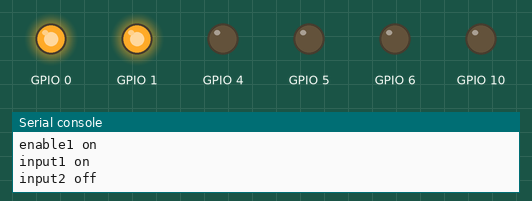
Bench run of a program on a simulated ESP32 board running MicroPython. Shown: output pins drawn as LEDs (lit = HIGH), the last lines printed to the serial console. At 8.0 s the program stops and its outputs stay as they are.

Above: at 0.1 s.
At 2.1 s:
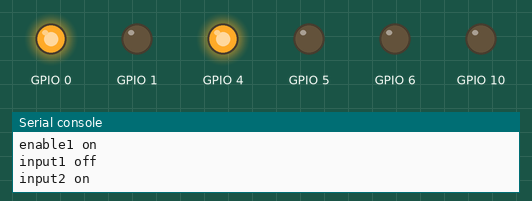
At 4.1 s:
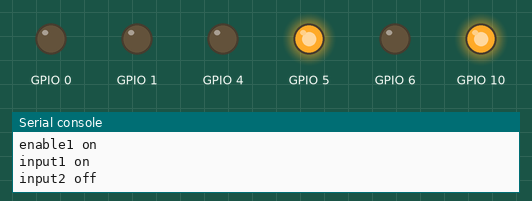
At 6.1 s:
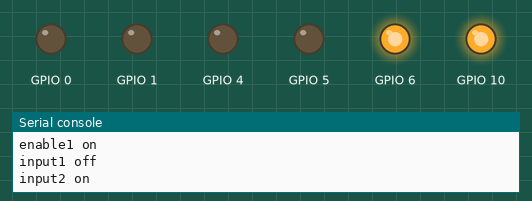
At 8.1 s:
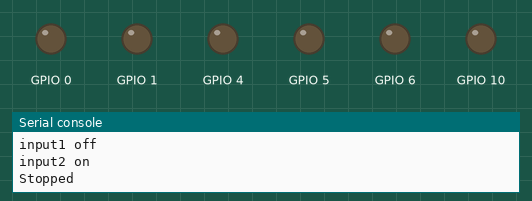
Timing chart, 0 to 9.5 s (numbered marks = the images above):
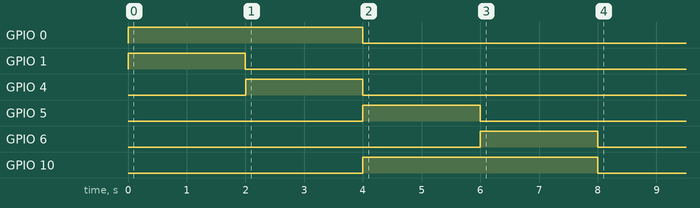

Measured:
- by itself, GPIO 0: LOW → HIGH at 0.00 s, → LOW 4.0 s later
- by itself, GPIO 1: LOW → HIGH at 0.00 s, → LOW 2.0 s later
- by itself, GPIO 4: LOW → HIGH at 2.0 s, → LOW 2.0 s later
- by itself, GPIO 5: LOW → HIGH at 4.0 s, → LOW 2.0 s later
- by itself, GPIO 6: LOW → HIGH at 6.0 s, → LOW 2.0 s later
- by itself, GPIO 10: LOW → HIGH at 4.0 s, → LOW 4.0 s later

The program:

dual_motor.py
```python
from machine import Pin as gpio, PWM
import time

class Motor():

    def __init__(self, enable_pin, in1_pin, in2_pin):
        self.enable = gpio(enable_pin, gpio.OUT)
        self.in1 = gpio(in1_pin, gpio.OUT)
        self.in2 = gpio(in2_pin, gpio.OUT)

    def stop_1(self):
        self.enable.off()
        self.in1.off()
        self.in2.off()
        print("Stopped")


    def forward(self, ms):
        self.enable.on()
        print("enable1 on")
        self.in1.on()
        print("input1 on")
        self.in2.off()
        print("input2 off")
        time.sleep_ms(ms)
        self.stop_1()

    def backward(self, ms):
        self.enable.on()
        print("enable1 on")
        self.in1.off()
        print("input1 off")
        self.in2.on()
        print("input2 on")
        time.sleep_ms(ms)
        self.stop_1()

enable_pin_1 = gpio(0, gpio.OUT)
in1_pin_1 = gpio(1, gpio.OUT)
in2 = gpio(4, gpio.OUT)

motor1 = Motor(0, 1, 4)
motor2 = Motor(10, 5, 6)

motor1.forward(2000)
motor1.backward(2000)

motor2.forward(2000)
motor2.backward(2000)
```
